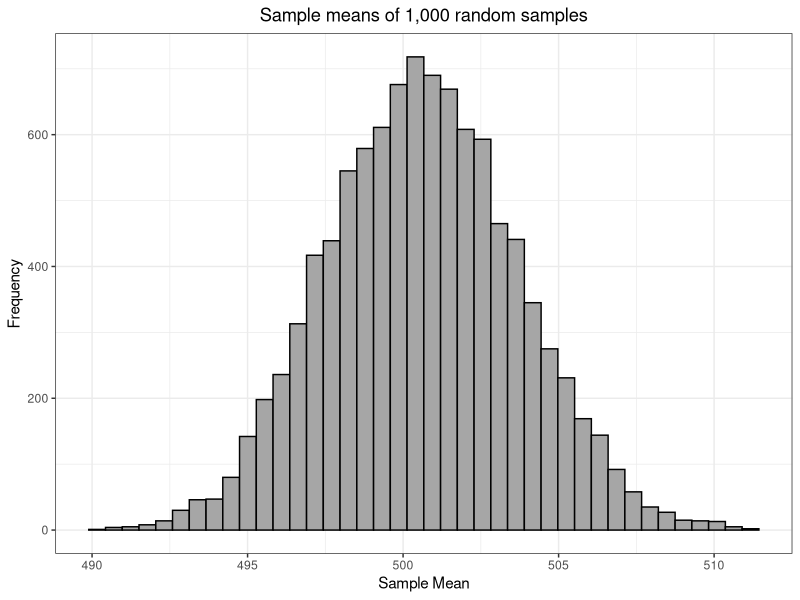
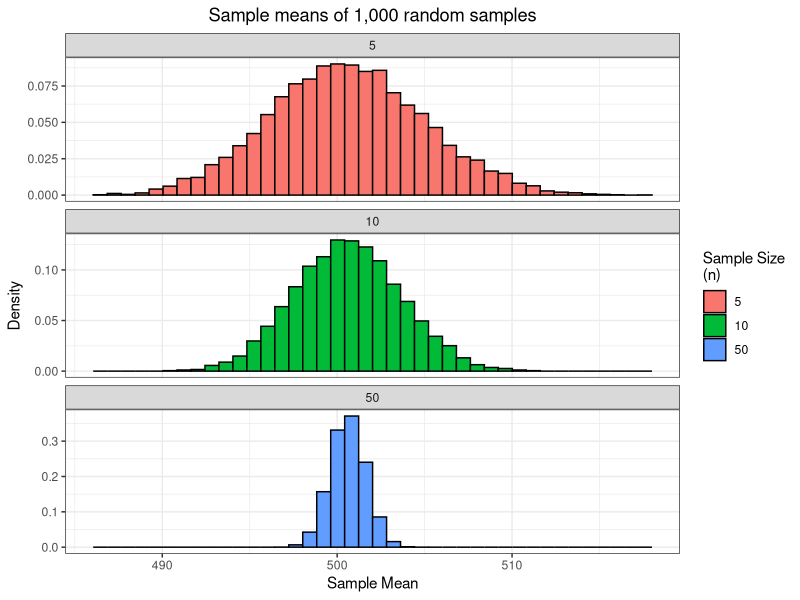
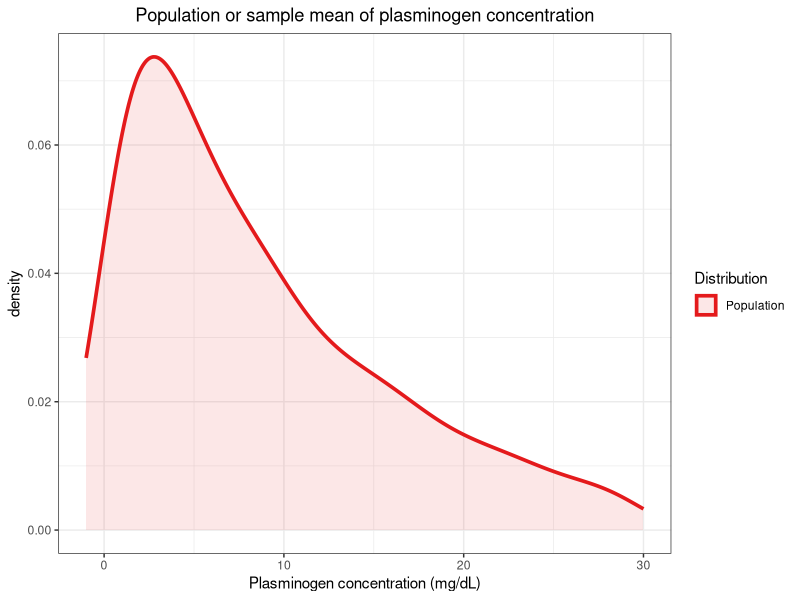
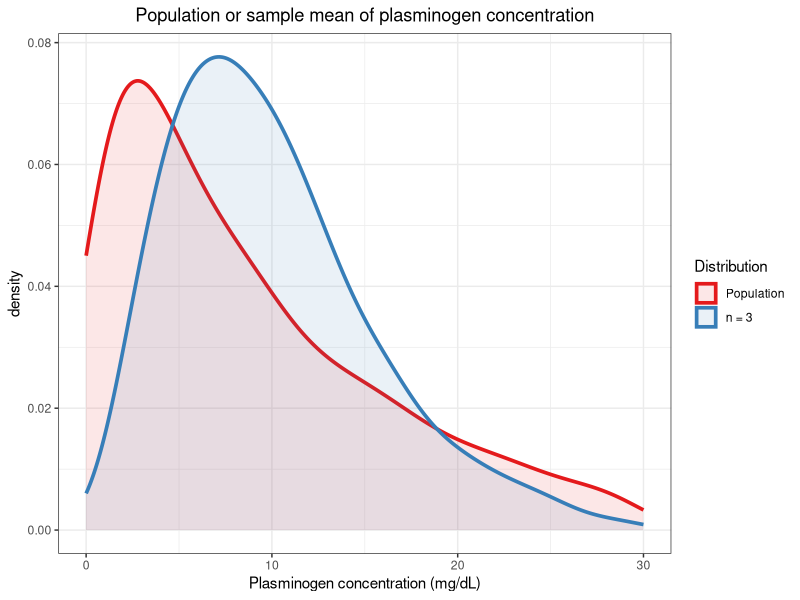
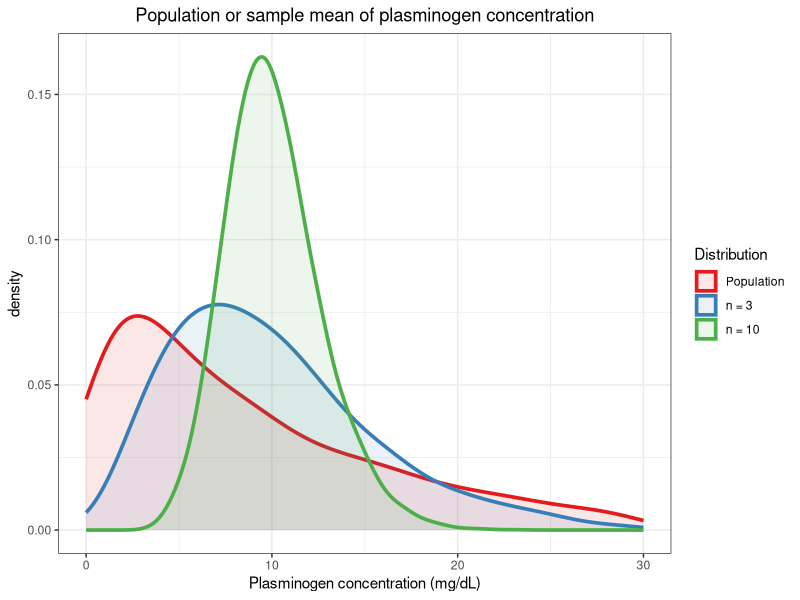
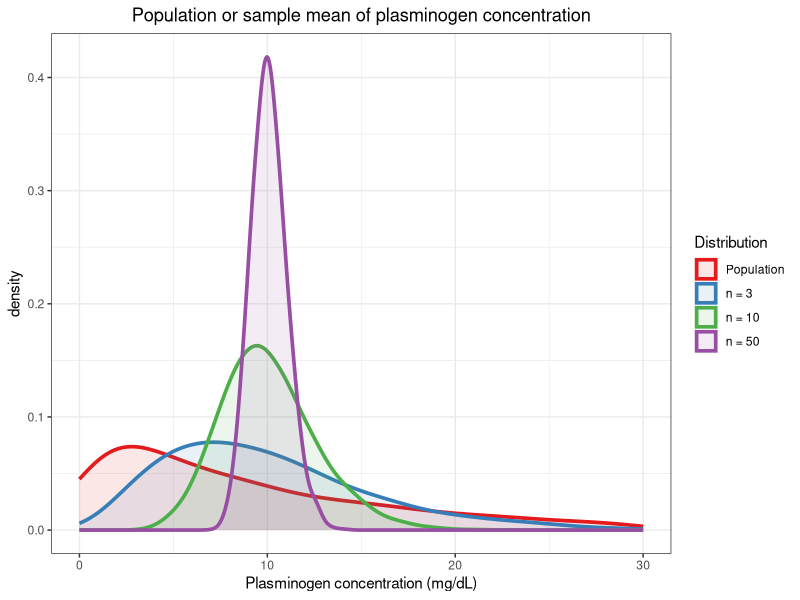
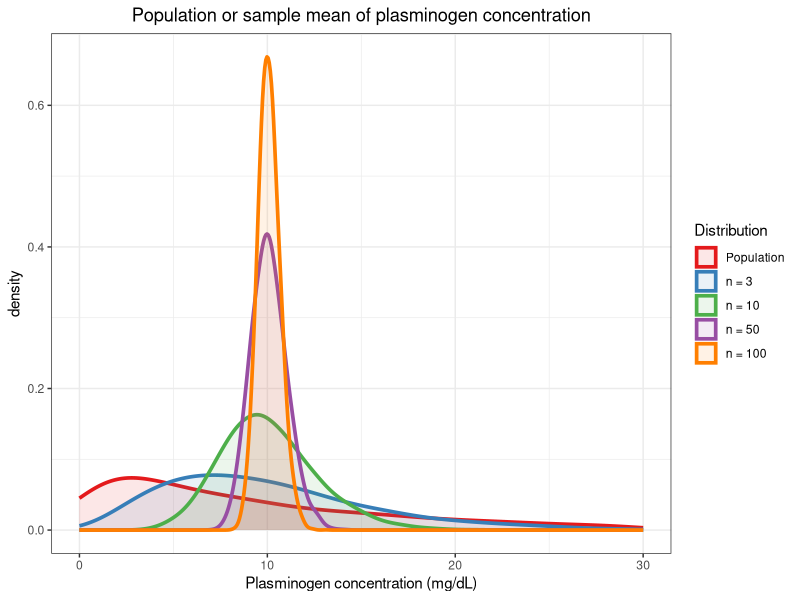
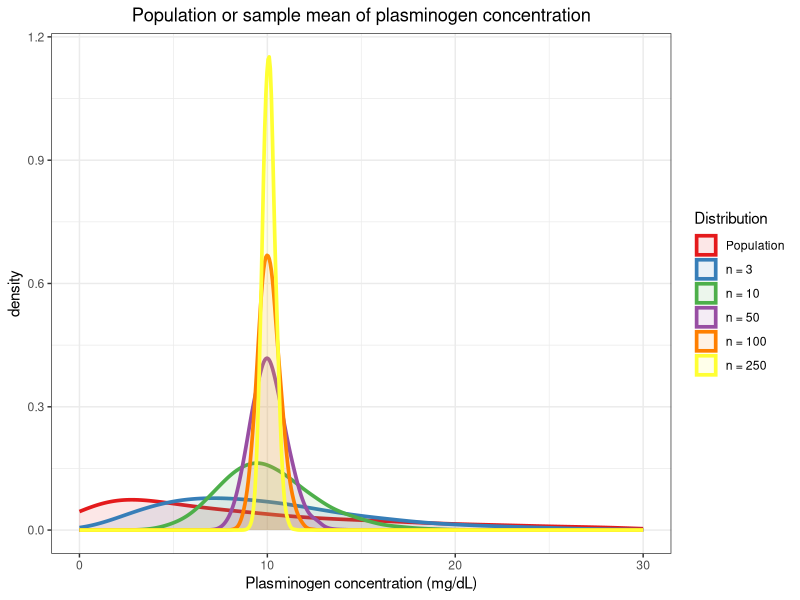

Source code (R) for these figures, in order:
############ Prereqs ############
options(stringsAsFactors = FALSE, scipen = 600)
oldPar <- par()
os <- Sys.info()["sysname"]
baseDir <- ifelse(os == "Windows", "C:/Users/ptrainor/gdrive", "~/gdrive")

library(tidyverse)
library(ggrepel)

setwd(paste0(baseDir, "/iTeach/AST_505/myLectures/lecture7_SamplingDistributions"))

########### Sampling distributions ############
set.seed(33)
fishWeights <- rnorm(100, 500, 10)
fishweights <- round(fishWeights, 2)
mean(fishweights)

varp <- function(x) mean((x-mean(x))^2)
sqrt(varp(fishweights))

set.seed(333)
fishSamps <- replicate(5, sample(fishweights, 10))
SampleMeans <- apply(fishSamps, 2, mean)

colnames(fishSamps) <- paste0("Sample ", 1:5)
rownames(fishSamps) <- paste0("Fish ", 1:10)
rbind(fishSamps, SampleMeans)

set.seed(333)
fishSamps <- replicate(10000, sample(fishweights, 10))
SampleMeans <- apply(fishSamps, 2, mean)
fishDF <- data.frame(SampleMeans = SampleMeans)
png(file = "sampleMeanHist.png", height = 4, width = 6, units = "in", res = 600)
ggplot(fishDF, aes(x = SampleMeans)) + geom_histogram(bins = 40, color = "black", fill = "grey65") + 
  theme_bw() + labs(x = "Sample Mean", y = "Frequency") + ggtitle("Sample means of 1,000 random samples") +
  theme(plot.title = element_text(hjust = 0.5))
dev.off()


set.seed(333)
fishSamps <- replicate(10000, sample(fishweights, 5))
SampleMeans <- apply(fishSamps, 2, mean)
set.seed(333)
fishSamps <- replicate(10000, sample(fishweights, 10))
SampleMeans <- c(SampleMeans, apply(fishSamps, 2, mean))
set.seed(333)
fishSamps <- replicate(10000, sample(fishweights, 50))
SampleMeans <- c(SampleMeans, apply(fishSamps, 2, mean))
fishDF2 <- data.frame(SampleMeans = SampleMeans, SampleSize = rep(c("5", "10", "50"), each = 10000))
fishDF2$SampleSize <- factor(fishDF2$SampleSize, levels = c("5", "10", "50"))

png(file = "sampleMeanHist2.png", height = 5, width = 6, units = "in", res = 600)
ggplot(fishDF2, aes(x = SampleMeans, y = ..density.., fill = SampleSize)) + geom_histogram(bins = 40, color = "black") + 
  facet_wrap(~SampleSize, nrow = 3, scales = "free_y") +
  theme_bw() + labs(x = "Sample Mean", y = "Density", fill = "Sample Size\n(n)") + ggtitle("Sample means of 1,000 random samples") +
  theme(plot.title = element_text(hjust = 0.5)) 
dev.off()


fishDF2 %>% group_by(SampleSize) %>% summarize(Mean = mean(SampleMeans), SD = sd(SampleMeans)) %>% as.data.frame()

########### Gamma distribution example ############
set.seed(3333)
gamDF <- data.frame(x = rgamma(10000, shape = 1, scale = 10))
gamDF$SampleSize <- "Population"
set.seed(33333)
gamDF <- rbind(gamDF, data.frame(x = apply(replicate(10000, sample(gamDF$x, 3)), 2, mean), SampleSize = "n = 3"))
set.seed(33333)
gamDF <- rbind(gamDF, data.frame(x = apply(replicate(10000, sample(gamDF$x, 10)), 2, mean), SampleSize = "n = 10"))
set.seed(33333)
gamDF <- rbind(gamDF, data.frame(x = apply(replicate(10000, sample(gamDF$x, 50)), 2, mean), SampleSize = "n = 50"))
set.seed(33333)
gamDF <- rbind(gamDF, data.frame(x = apply(replicate(10000, sample(gamDF$x, 100)), 2, mean), SampleSize = "n = 100"))
set.seed(33333)
gamDF <- rbind(gamDF, data.frame(x = apply(replicate(10000, sample(gamDF$x, 250)), 2, mean), SampleSize = "n = 250"))
gamDF$SampleSize <- factor(gamDF$SampleSize, levels = c("Population", "n = 3", "n = 10", "n = 50", "n = 100", "n = 250"))

png(file = "smHist1.png", height = 4, width = 6, units = "in", res = 600)
ggplot(gamDF %>% filter(SampleSize == "Population"), aes(x = x, group = SampleSize, color = SampleSize, fill = SampleSize)) + 
  geom_density(adjust = 1.75, lwd = 1.25, alpha = .1) + theme_bw() + xlim(-1, 30) + 
  labs(x = "Plasminogen concentration (mg/dL)", color = "Distribution", fill = "Distribution") + 
  ggtitle("Population or sample mean of plasminogen concentration") +
  theme(plot.title = element_text(hjust = 0.5)) + scale_fill_brewer(palette = "Set1") +
  scale_color_brewer(palette = "Set1")
dev.off()

png(file = "smHist2.png", height = 4, width = 6, units = "in", res = 600)
ggplot(gamDF %>% filter(SampleSize %in% c("Population", "n = 3")), aes(x = x, group = SampleSize, 
                                                                       color = SampleSize, fill = SampleSize)) + 
  geom_density(adjust = 1.75, lwd = 1.25, alpha = .1) + theme_bw() + xlim(0, 30) + 
  labs(x = "Plasminogen concentration (mg/dL)", color = "Distribution", fill = "Distribution") +
  ggtitle("Population or sample mean of plasminogen concentration") +
  theme(plot.title = element_text(hjust = 0.5)) + scale_fill_brewer(palette = "Set1") +
  scale_color_brewer(palette = "Set1")
dev.off()

png(file = "smHist3.png", height = 4, width = 6, units = "in", res = 600)
ggplot(gamDF %>% filter(SampleSize %in% c("Population", "n = 3", "n = 10")), aes(x = x, group = SampleSize, 
                                                                                 color = SampleSize, fill = SampleSize)) + 
  geom_density(adjust = 1.75, lwd = 1.25, alpha = .1) + theme_bw() + xlim(0, 30) + 
  labs(x = "Plasminogen concentration (mg/dL)", color = "Distribution", fill = "Distribution") +
  ggtitle("Population or sample mean of plasminogen concentration") +
  theme(plot.title = element_text(hjust = 0.5)) + scale_fill_brewer(palette = "Set1") +
  scale_color_brewer(palette = "Set1")
dev.off()

png(file = "smHist4.png", height = 4, width = 6, units = "in", res = 600)
ggplot(gamDF %>% filter(SampleSize %in% c("Population", "n = 3", "n = 10", "n = 50")), aes(x = x, group = SampleSize, 
                                                                                           color = SampleSize, fill = SampleSize)) + 
  geom_density(adjust = 1.75, lwd = 1.25, alpha = .1) + theme_bw() + xlim(0, 30) + 
  labs(x = "Plasminogen concentration (mg/dL)", color = "Distribution", fill = "Distribution") +
  ggtitle("Population or sample mean of plasminogen concentration") +
  theme(plot.title = element_text(hjust = 0.5)) + scale_fill_brewer(palette = "Set1") +
  scale_color_brewer(palette = "Set1")
dev.off()

png(file = "smHist5.png", height = 4, width = 6, units = "in", res = 600)
ggplot(gamDF %>% filter(SampleSize %in% c("Population", "n = 3", "n = 10", "n = 50", "n = 100")), aes(x = x, group = SampleSize, 
                                                                                                      color = SampleSize, fill = SampleSize)) + 
  geom_density(adjust = 1.75, lwd = 1.25, alpha = .1) + theme_bw() + xlim(0, 30) + 
  labs(x = "Plasminogen concentration (mg/dL)", color = "Distribution", fill = "Distribution") +
  ggtitle("Population or sample mean of plasminogen concentration") +
  theme(plot.title = element_text(hjust = 0.5)) + scale_fill_brewer(palette = "Set1") +
  scale_color_brewer(palette = "Set1") 
dev.off()

png(file = "smHist6.png", height = 4, width = 6, units = "in", res = 600)
ggplot(gamDF, aes(x = x, group = SampleSize, color = SampleSize, fill = SampleSize)) + 
  geom_density(adjust = 1.75, lwd = 1.25, alpha = .1) + theme_bw() + xlim(0, 30) + 
  labs(x = "Plasminogen concentration (mg/dL)", color = "Distribution", fill = "Distribution") +
  ggtitle("Population or sample mean of plasminogen concentration") +
  theme(plot.title = element_text(hjust = 0.5)) + scale_fill_brewer(palette = "Set1") +
  scale_color_brewer(palette = "Set1")
dev.off()

